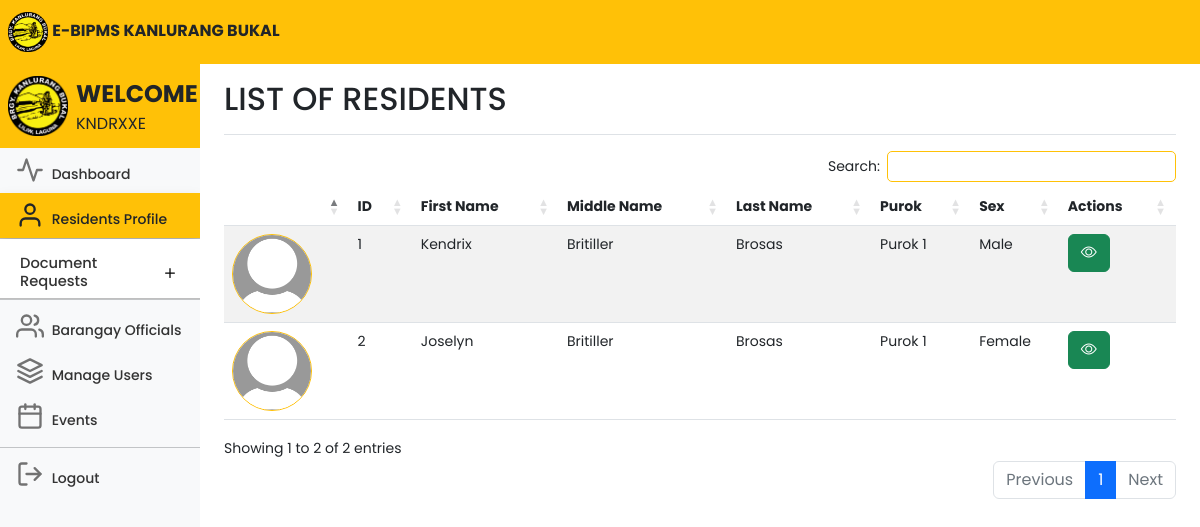
Screenshot of /adminresidents.php (signed in) with the database file from the repository.
### tables this page shows
CREATE TABLE `users` (
  `id` int(11) NOT NULL,
  `userID` varchar(100) NOT NULL,
  `firstname` varchar(100) NOT NULL,
  `middlename` varchar(100) NOT NULL,
  `lastname` varchar(100) NOT NULL,
  `sex` varchar(100) NOT NULL,
  `birthday` varchar(100) NOT NULL,
  `age` int(11) NOT NULL,
  `house_no` varchar(100) NOT NULL,
  `purok` varchar(100) NOT NULL,
  `civilstatus` varchar(100) NOT NULL,
  `voter` varchar(100) NOT NULL,
  `is_special_group` tinyint(1) NOT NULL,
  `specialgroup` varchar(100) NOT NULL,
  `members` int(11) NOT NULL,
  `housingstatus` varchar(100) NOT NULL,
  `phonenumber` varchar(15) NOT NULL,
  `email` varchar(100) NOT NULL,
  `username` varchar(100) NOT NULL,
  `password` varchar(100) NOT NULL,
  `profile_picture` varchar(255) NOT NULL
);

### adminresidents.php (the view, shortened to what this page needs)
<!DOCTYPE html>
<html lang="en">
<head>
	<link rel="stylesheet" href="https://cdn.jsdelivr.net/npm/bootstrap-icons@1.10.5/font/bootstrap-icons.css">
	<link href="css/bootstrap.min.css" rel="stylesheet">
	<link rel="stylesheet" href="css/style.css">
	<link rel="stylesheet" href="DataTables/datatables.css" />
	<link rel="stylesheet"
		href="https://cdnjs.cloudflare.com/ajax/libs/twitter-bootstrap/5.2.0/css/bootstrap.min.css" />
	<link rel="stylesheet" href="https://cdn.datatables.net/1.13.4/css/dataTables.bootstrap5.min.css" />
	<link rel="stylesheet" href="https://cdn.datatables.net/buttons/2.3.6/css/buttons.dataTables.min.css" />
	<link href="dashboard.css" rel="stylesheet">
</head>
<body>
	<header class="navbar navbar-light sticky-top bg-warning flex-md-nowrap p-0 ">
		<a class="navbar-brand px-2 fs-6 text-dark">
			<img src="kanlurangbukal.png" width="40">
			<b>E-BIPMS KANLURANG BUKAL</b>
		</a>
	</header>
	<div class="container-fluid">
		<div class="row">
			<nav id="sidebarMenu" class="col-md-3 col-lg-2 d-md-block bg-body-tertiary sidebar collapse">
				<div class="position-sticky pt-2 mt-2 sidebar-sticky bg-light">
					<ul class="nav flex-column">
						<a class="navbar-brand px-2 fs-6 bg-warning">
							<img class="float-start" src="kanlurangbukal.png" width="60">
							<span class="fs-4 px-2 text-dark"><b>WELCOME</b></span>
							<br>
							<span class="fs-6 px-2 text-dark" style="text-transform: uppercase;">
								<?php echo $_SESSION['user'] ?>
							</span>
						</a>
						<li class="nav-item fs-7">
							<a class="nav-link" aria-current="page" href="adminhome.php">
								<span data-feather="activity" class="align-text-bottom feather-48"></span>
								Dashboard
							</a>
						</li>
						<li class="nav-item fs-7">
							<a class="nav-link text-dark bg-warning active shadow">
								<span data-feather="user" class="align-text-bottom feather-48"></span>
								Residents Profile
							</a>
						</li>
						<li class="nav-item fs-7">
							<div class="accordion accordion-flush" id="accordionFlushExample">
								<div class="accordion-item">
									<h2 class="accordion-header fs-7">
										<button class="accordion-button collapsed fs-7 pt-3 pb-2 nav-link"
											style="font-size:11pt;" type="button" data-bs-toggle="collapse"
											data-bs-target="#flush-collapseOne" aria-expanded="false"
											aria-controls="flush-collapseOne">
											Document Requests
										</button>
									</h2>
									<hr class="mt-0 mb-0">
								</div>
						</li>
						<hr class="mt-0 mb-1">
						<li class="nav-item fs-7">
							<a class="nav-link" href="adminofficials.php">
								<span data-feather="users" class="align-text-bottom feather-48"></span>
								Barangay Officials
							</a>
						</li>
						<li class="nav-item fs-7">
							<a class="nav-link" href="adminusers.php">
								<span data-feather="layers" class="align-text-bottom feather-48"></span>
								Manage Users
							</a>
						</li>
						<li class="nav-item fs-7">
							<a class="nav-link" href="adminevents.php">
								<span data-feather="calendar" class="align-text-bottom feather-48"></span>
								Events
							</a>
						</li>
						<hr class="mt-2 mb-1">
						<li class="nav-item fs-7">
							<a class="nav-link" href="adminlogout.php">
								<span data-feather="log-out" class="align-text-bottom feather-48"></span>
								Logout
							</a>
						</li>
					</ul>
				</div>
			</nav>
			<main class="col-md-9 ms-sm-auto col-lg-10 px-md-4">
				<div
					class="d-flex justify-content-between flex-wrap flex-md-nowrap align-items-center pt-3 pb-2 mb-3 border-bottom">
					<h1 class="h2">LIST OF RESIDENTS</h1>
				</div>
				<div class="table-responsive">
					<div class="data_table">
						<table id="myTable" class="table table-striped" style="width:100%">
							<thead>
								<tr>
									<th scope="col"></th>
									<th scope="col">ID</th>
									<th scope="col">First Name</th>
									<th scope="col">Middle Name</th>
									<th scope="col">Last Name</th>
									<th scope="col">Purok</th>
									<th scope="col">Sex</th>
									<th scope="col">Actions</th>
								</tr>
							</thead>
							<tbody>
								<?php
								include 'conn.php';
								$query = "SELECT * FROM users";
								$query_run = mysqli_query($conn, $query);
								if (mysqli_num_rows($query_run) > 0) {
									foreach ($query_run as $items) {
										?>
										<tr>
											<td style="display: block; margin-left: auto; margin-right: auto;">
												<?php
												if (!empty($items['profile_picture'])) {
													echo '<img class="rounded-circle border border-warning" src="' . $items['profile_picture'] . '" alt="Profile Picture" width="80">';
												} else {
													echo '<img class="rounded-circle border border-warning" src="default-profile-pic.jpg" alt="Profile Picture" width="80">';
												}
												?>
											</td>
											<td>
												<?= $items['id']; ?>
											</td>
											<td>
												<?= $items['firstname']; ?>
											</td>
											<td>
												<?= $items['middlename']; ?>
											</td>
											<td>
												<?= $items['lastname']; ?>
											</td>
											<td>
												<?= $items['purok']; ?>
											</td>
											<td>
												<?= $items['sex']; ?>
											</td>
											<td class="text-right">
												<div class="btn-group me-2">
													<button type="button" class="btn btn-success" data-bs-toggle="modal"
														data-bs-target="#viewModal<?= $items['id']; ?>">
														<i class="bi bi-eye"></i>
													</button>
												</div>
											</td>
										</tr>
										<?php
									}
								}
								?>
							</tbody>
						</table>
					</div>
				</div>
			</main>
		</div>
	</div>
</body>
</html>

### css/style.css (style rules this page uses)
* { margin: 0; padding: 0; font-size: 10; font-family: 'Poppins', sans-serif; }

### DataTables/datatables.css (style rules this page uses)
:root { --dt-row-selected: 13, 110, 253; --dt-row-selected-text: 255, 255, 255; --dt-row-selected-link: 9, 10, 11; }
table.dataTable thead > tr > th.sorting, table.dataTable thead > tr > th.sorting_asc, table.dataTable thead > tr > th.sorting_desc, table.dataTable thead > tr > th.sorting_asc_disabled, table.dataTable thead > tr > th.sorting_desc_disabled, table.dataTable thead > tr > td.sorting, table.dataTable thead > tr > td.sorting_asc, table.dataTable thead > tr > td.sorting_desc, table.dataTable thead > tr > td.sorting_asc_disabled, table.dataTable thead > tr > td.sorting_desc_disabled { cursor: pointer; position: relative; padding-right: 26px; }
table.dataTable thead > tr > th.sorting:before, table.dataTable thead > tr > th.sorting:after, table.dataTable thead > tr > th.sorting_asc:before, table.dataTable thead > tr > th.sorting_asc:after, table.dataTable thead > tr > th.sorting_desc:before, table.dataTable thead > tr > th.sorting_desc:after, table.dataTable thead > tr > th.sorting_asc_disabled:before, table.dataTable thead > tr > th.sorting_asc_disabled:after, table.dataTable thead > tr > th.sorting_desc_disabled:before, table.dataTable thead > tr > th.sorting_desc_disabled:after, table.dataTable thead > tr > td.sorting:before, table.dataTable thead > tr > td.sorting:after, table.dataTable thead > tr > td.sorting_asc:before, table.dataTable thead > tr > td.sorting_asc:after, table.dataTable thead > tr > td.sorting_desc:before, table.dataTable thead > tr > td.sorting_desc:after, table.dataTable thead > tr > td.sorting_asc_disabled:before, table.dataTable thead > tr > td.sorting_asc_disabled:after, table.dataTable thead > tr > td.sorting_desc_disabled:before, table.dataTable thead > tr > td.sorting_desc_disabled:after { position: absolute; display: block; opacity: 0.125; right: 10px; line-height: 9px; font-size: 0.8em; }
table.dataTable thead > tr > th.sorting:before, table.dataTable thead > tr > th.sorting_asc:before, table.dataTable thead > tr > th.sorting_desc:before, table.dataTable thead > tr > th.sorting_asc_disabled:before, table.dataTable thead > tr > th.sorting_desc_disabled:before, table.dataTable thead > tr > td.sorting:before, table.dataTable thead > tr > td.sorting_asc:before, table.dataTable thead > tr > td.sorting_desc:before, table.dataTable thead > tr > td.sorting_asc_disabled:before, table.dataTable thead > tr > td.sorting_desc_disabled:before { bottom: 50%; content: "▲"; content: "▲"/""; }
table.dataTable thead > tr > th.sorting:after, table.dataTable thead > tr > th.sorting_asc:after, table.dataTable thead > tr > th.sorting_desc:after, table.dataTable thead > tr > th.sorting_asc_disabled:after, table.dataTable thead > tr > th.sorting_desc_disabled:after, table.dataTable thead > tr > td.sorting:after, table.dataTable thead > tr > td.sorting_asc:after, table.dataTable thead > tr > td.sorting_desc:after, table.dataTable thead > tr > td.sorting_asc_disabled:after, table.dataTable thead > tr > td.sorting_desc_disabled:after { top: 50%; content: "▼"; content: "▼"/""; }
table.dataTable thead > tr > th.sorting_asc:before, table.dataTable thead > tr > th.sorting_desc:after, table.dataTable thead > tr > td.sorting_asc:before, table.dataTable thead > tr > td.sorting_desc:after { opacity: 0.6; }
table.dataTable thead th, table.dataTable thead td, table.dataTable tfoot th, table.dataTable tfoot td { text-align: left; }
table.dataTable { clear: both; margin-top: 6px !important; margin-bottom: 6px !important; max-width: none !important; border-collapse: separate !important; border-spacing: 0; }
table.dataTable td, table.dataTable th { -webkit-box-sizing: content-box; box-sizing: content-box; }
table.dataTable.table-striped > tbody > tr:nth-of-type(2n+1) > * { box-shadow: none; }
table.dataTable > tbody > tr { background-color: transparent; }
table.dataTable.table-striped > tbody > tr.odd > * { box-shadow: inset 0 0 0 9999px rgba(0, 0, 0, 0.05); }

### adminresidents.php (style rules this page uses)
.accordion { --bs-accordion-active-bg: #ffc107; --bs-accordion-active-color: #212529; --bs-accordion-btn-focus-box-shadow: none; }
.accordion-button::after { transition: all 0.5s; }

### rows the page displays
users: id "1", firstname "Kendrix", middlename "Britiller", lastname "Brosas", purok "Purok 1", sex "Male"
users: id "2", firstname "Joselyn", middlename "Britiller", lastname "Brosas", purok "Purok 1", sex "Female"

### other values shown
$_SESSION['user'] "KNDRXXE"
